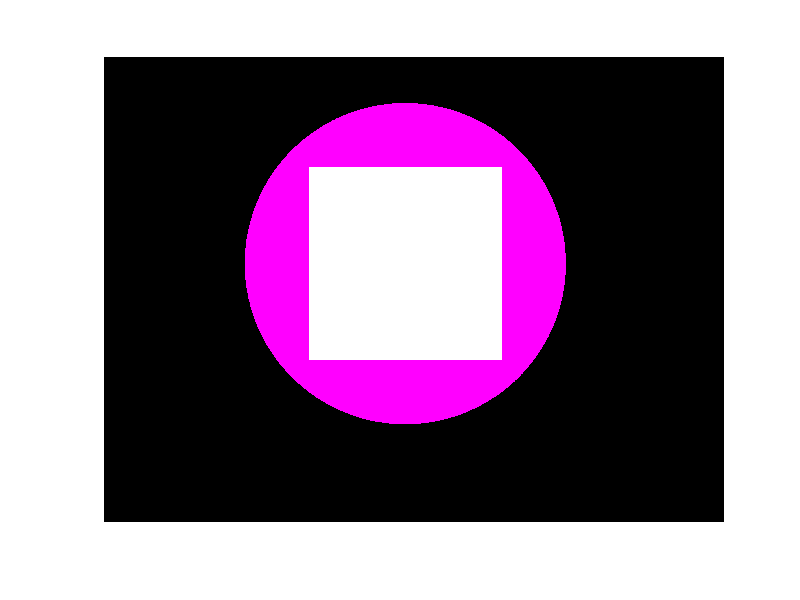

Source code (MATLAB):
%% load masks

cam1_mask=load("rois_mat/cam1_mask_uv_specific.mat").cam1_mask;
center_uv = load('rois_mat/cam1_roi_center.mat').center_uv;
cam1_mask_radius= load('rois_mat/cam1_roi_radius.mat').radius_uv;

cam1_center_x=center_uv(1);cam1_center_y=center_uv(2);
cam1_radius=cam1_mask_radius;
%cam1_mask=flipud(cam1_mask);
%% make a square mask
reduceFactor=.85;
%% the largest concentric square that fit inside the circular mask
half = round(cam1_radius/sqrt(2));

%%
half=round(half*reduceFactor);
[H,W]=size(cam1_mask);

r1 = max(1, round(cam1_center_y - half));
r2 = min(H, round(cam1_center_y + half));
c1 = max(1, round(cam1_center_x - half));
c2 = min(W, round(cam1_center_x + half));
%% create the mask
cam1_square_mask = false(H, W);
cam1_square_mask(r1:r2, c1:c2) = true;
%%
mfile2.center_x=cam1_center_x;
mfile2.center_y=cam1_center_y;
mfile2.radius=cam1_radius;
mfile2.half=half;
mfile2.square_mask=cam1_square_mask;
mfile2.circle_mask=cam1_mask;
%%
save('cam1_mask85.mat','-struct','mfile2')
%%
imshowpair(cam1_square_mask,cam1_mask)
